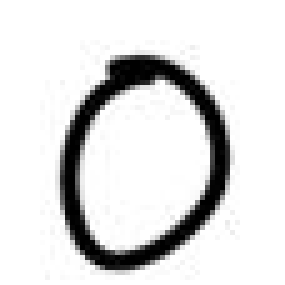
#> input picture sample_handwritten_digits/hwa.JPG, 57 x 57 px (shown 5 times larger)
$ jupyter execute --allow-errors Digit_Classifier_ML_Model.ipynb
#> lines starting #> are read from the running program, lines starting #| are printed output that depends on the picture
#
## <center>**AWS re/Start Cloud Computing with AI Bootcamp**</center>

### <center> **WAES Mini Project - Handwritten Digit Classifier** </center>

<center>by</center>

#### <center>**Kweku Esuon Acquaye**</center>

### **Table of Contents**

* Section 1: Introduction
  * Section 1.1: Project Scope
  * Section 1.2: Data Sourcing and Gathering - Used Dataset(s)
* Section 2: Preliminary Data Exploration
  * Section 2.1: The Dataset
  * Section 2.2: Matrix Rendering / Representation for Machine Learning (ML)
* Section 3: Load Data and Preprocess
  * Section 3.1: Implementation
  * Section 3.2: Preprocess Data
* Section 4: ML / NN Engineering
    * Section 4.1: Create / Build Neural Network (NN) Model
    * Section 4.2: Optimising Hyperparameters
* Section 5: Model Training and Testing
  * Section 5.1: Model Training
  * Section 5.2: Model Testing and Evaluation
* Section 6: Visualisation of Training Progress and Test Set Evaluation
  * Section 6.1: Plots of Training Accuracy and Training Loss
  * Section 6.2: Visualisation of Model Evaluation
* Section 7: Take Input from User and Classify
  * Section 7.1: On Local Device
  * Section 7.2: On Google Colab
* Section 8: Conclusion<br>
<br>
- - - - - - - - - - - - - - - - - - - - - - - - - - - - - - - - - - - - - - - - - - - - - - - - - - - - - - - - - - - - - - - - - - - - - - - - -
<br>

#### **Declaration:**
Some of the code used in this mini-project has been adapted and customised from https://docs.python.org/, https://pandas.pydata.org/docs, https://scikit-learn.org/stable/auto_examples/, https://matplotlib.org/stable/, https://stackoverflow.com/questions/, https://geeksforgeeks.org/, https://kaggle.com/, https://numpy.org/doc/stable/user/, https://github.com/, https://langdev.stackexchange.com/, and from popular Foundation Models.<br>

## **Section 1: Introduction**<br>

This notebook presents a mini-project developed during _AWS re/Start Cloud Computing with AI Bootcamp_ on an individual basis. Other projects developed in group collaboration demonstrating teamwork are presented in other repositories.<br>
<br>
### **Section 1.1: Project Scope**<br>
**Title:** Handwritten Digit Classifier<br>
<br>

**Problem Statement:**<br>
Create a machine learning model that can recognise handwritten digits (0–9) using the MNIST dataset.<br>

Your program should load the dataset, preprocess the images, train a classification model, and evaluate its accuracy.<br>

The application must allow the user to input a digit (either drawn or uploaded as an image) and display the model’s predicted number.
<br>
**-- End of Problem Statement --**

<br>
In summary, this is a multi-class classification problem with 10 output classes, one for each digit, that lends itself well to solving by an artificial neural network.<br>

<br>

### **Section 1.2: Data Sourcing and Gathering - Used Dataset(s)**<br>
The entire dataset was obtained directly from the handwritten digit dataset from MNIST (Modified National Institute of Standards and Technology) database. No other sourcing, gathering, curating, merging, etc was done by this analyst.<br>

<br>

## **Section 2: Preliminary Data Exploration**<br>

### **Section 2.1: The Dataset**

The original dataset consists of 70,000 handwritten digits (0–9) with each example represented as an image of 28 x 28 greyscale pixels. For effective model performance, I utilise scripting to shuffle and split this into:
* a training set of 60,000 images.
* a test set of 10,000 images.

### **Section 2.2: Matrix Encoding / Representation for Machine Learning (ML) and Neural Networks (NN)**

* Each original image is a 28 x 28 pixel map, and each pixel is encoded as an 8-bit integer between 0 and 255. In standard digital image processing of greyscale, 0 represents black and 255 represents white, with various gradients of grey between 0 and 255. In the MNIST dataset however, this convention is inverted, i.e. 0 represents white and 255 represents black, with corresponding gradient of grey between them. This inversion is because the original handwritten digits were written with dark ink on light paper, and in many ML and NN frameworks, it is more intuitive to treat the "empty" background as zero and the "active" pen strokes as high-intensity signals. Sometimes some visualisation software like _matpoltlib_ maps the raw MNIST data encoding (where ink is 255) back to the standard digital display scale (where 255 is light).
* To enable ML operations, greyscale images are typically represented as 2-D arrays (matrices), while colour images are represented as 3-D arrays (tensors) where the extra dimension accounts for the three colour channels (RGB). For the sake of consistency, modern ML frameworks represent greyscale as 3-D tensors where the colour dimension is 1, with shape example: [1, 28, 28], whereas the colour dimesion of colour images is 3, shape example: [3, 28, 28].
* Because the model built in this task is not a Convolutional Neural Network (CNN), matrix representation remains only at the pixel map level, i.e. no 2-D matrices or 3-D tensors are fed into the NN model itself. Instead, the _normalised_ pixel map representation is _flattened_ and fed into the model as a 1-D _vector_.

The following visualisation shows the digit `1` and it's _normalised_ matrix representation in a 14 x 14 pixel map:<br>

## **Section 3: Load Data and Preprocess**<br>

### **Section 3.1: Implementation**<br>
For the purpose of portability, a Scikit-Learn ML model is implemented here rather than the TensorFlow and Keras model (downloaded and modified earlier in July 2022) to facilitate easier compatibility with local device Jupyter execution environments.<br>

### **Section 3.2: Preprocess Data**<br>

[cell 1]
# Import libraries
import os
import numpy as np
import pandas as pd
from matplotlib import pyplot as plt
from sklearn.neural_network import MLPClassifier
from sklearn.datasets import fetch_openml
from sklearn.model_selection import train_test_split
from sklearn.metrics import accuracy_score, classification_report

# Adjust output granularity
pd.options.display.max_rows = 10
pd.options.display.float_format = "{:.1f}".format

# Improve formatting of NumPy arrays
np.set_printoptions(linewidth = 200)

# Output to indicate successful execution of cell script
print("Modules imported.")

[cell 2]
# Begin sclearn implementation
from sklearn.datasets import fetch_openml
from sklearn.model_selection import train_test_split

# Load MNIST dataset
print('Loading MNIST dataset ... please be patient, this might take a bit ... \n')
#> (the rest of this cell did not finish here and is left out)

## **Section 4: ML / NN Engineering**

### **Section 4.1: Create / Build NN Model**

Here an _sklearn.neural_network.MLPClassifier_ is used to build a NN for the task. It is a multi-layer perceptron (MLP) algorithm, a type of supervised feedforward artificial neural network model.
* The _MLPClassifier_ trains using backpropagation, i.e. iteratively computes partial derivatives of the loss function to update the model parameters.
* It utilises non-linear activation functions on fully connected nodes (neurons, perceptrons) of hidden layers.
* Limitation - not ideal for large-scale applications but rather for small-to-medium-sized datasets.
* Supports algorithms like SGD (Stochastic Gradient Descent) and L-BFGS (Limited-memory Broyden–Fletcher–Goldfarb–Shanno) to optimise the loss function. Here _Adam_ is utilised for reasons explained later below.
* Although not necessary, I define and use the equivalent of a _callback function_ to terminate training once a predetermined training accuracy level is reached. The advantage of this is that it prevents overfitting, and reduces the final model size. It also provides real-time monitoring and logging by tracking metrics.

[cell 3]
# Define callback function
# [29 lines left out: function train_with_stopping_criteria, not called in this run]

# Output to indicate successful execution of cell script
print("The equivalent of a callback function is created.")

### **Section 4.2: Optimising Hyperparameters**<br>

By relying on informed basic skills, extensive experimentation was performed to obtain the best / optimum model performance / parameters (i.e. weights and bias) by tuning the following hyperparameters through trial and error:<br>

* **Batch Size:** The number of training samples processed before the model updates its internal weights. Smaller batches result in unstable 'zigzag' path to convergence, while larger batches can be smoother but computationally taxing and only recommended in high performance systems. The original batch size of 4,000 was eventually used.
* **Learning Rate (lr):** dictates the speed with which the model updates its weights. High lr updates and learns quickly but might miss the best solution, while low lr might take forever and may not even converge, or converge on local minima rather than global minima, or may get stuck in saddle points (flat plateaus). An lr of 0.003 proved to the best for this model.
* **Epochs:** The number of times the entire training dataset is passed through the neural network. More epochs allow more learning but increase the risk of overfitting. For small to medium sized datasets, 30 to 50 epochs is often adequate. Although 50 epochs was specified, I also implemented a callback function to stop training when an accuracy of 99.5% was attained regardless of epoch number.
* **Loss Function:** Determines the magnitude of the error between a model's prediction and the actual value. It basically tells the model how good or bad its prediction was. Examples include Mean Squared Error (MSE), Mean Absolute Error (MAE),  Binary Cross-Entropy (BCE), and Categorical Cross-Entropy (CCE). The loss function utilised in this model is _cross-entropy loss_ because, in addition to being a standard choice for multi-class classification problems whose output is a probability value between 0 and 1, sklearn's _MLPClassifier_ defaults to using cross-entropy when the solver (i.e. optimiser) is set to 'Adam'.
* **Optimiser:** Mathematical functions that minimise prediction errors by adjusting the learning process based on loss function gradients. Choosing the right optimiser depends on the particular problem being solved, the model architecture, other considerations, and some informed experimentation. The right optimiser can also add "velocity" or "momentum" to overide problems presented by low learning rates. Examples of optimisers include SGD (stochastic gradient descent), RMSprop, and Adagrad. Adam (Adaptive Moment Estimation), and Nadam (Nesterov-accelerated Adaptive Moment Estimation) partucularly incorporate a "momentum" term to carry over velocity in the direction of the gradient. In this instance, Adam optimiser is used because it is generally computationally efficient and requires little memory, combining the advantages of two other extensions of SGD: AdaGrad and RMSProp.
* **Activation Function:** Most activation functions introduce non-linearity to the model from one layer to the next. It defines how a neuron's weighted input is converted into an output, and maximises important information while diminishing irrelevant features. Examples include Sigmoid/Logistic, ReLU, Tanh, Leaky ReLU, and Softmax. After some experimentation, ReLU activation used in the the original model proved to be best, and is utilised in this model. It is an effective choice for hidden layers in NNs known for avoiding the _Vanishing Gradient Problem_.
* **Layers and Hidden Layers:** In addition to input and output layers, hidden layers determine the depth of NNs and enable learning of more complex patterns. After much experimentation, two hidden layers were obtained to be optimum in this architecture.
* **Nodes/Neurons:** Processing units that are architectured in layers, with their deployed numbers being important. After much experimentation, 256 nodes and 128 nodes in the first and the second hidden layers respectively were obtained to be optimum in this model.<br>

_**Note:**_<br>
1. **Model hyperparameters:** Human developer-controlled input settings that guide the learning process. Examples are as above. Model hyperparameters are input before training the model.
2. **Model parameters:** Model algorithm-controlled properties representing anything that the model 'learns' from the data during the training process, and uses to make predictions or decisions. The commonest examples are weights and biases. In addition to these, different machine learning models yield different parameters, e.g. centroids in K-means clustering, and decision boundaries (hyperplanes) in SVMs (Support Vector Machines). Model parameters are obtained after model training.

[cell 4]
# Create NN model of modular functions and experiment with hyperparameters for best performance
def create_model(my_learning_rate):
    """Create and configure an MLPClassifier as a neural network (NN)"""
    # hidden_layer_sizes=(256, 128) matches the original units=256 and units=128
    # max_iter=50 matches the original epochs
    model = MLPClassifier(
        hidden_layer_sizes=(256, 128),
        activation='relu',
        solver='adam',
        learning_rate_init=my_learning_rate,
        max_iter=50,
        batch_size=4000,
        random_state=42,
        verbose=True
    )
    return model

# Output to indicate successful execution of cell script
print("Model created.")

[cell 5]
# Define model training
# [25 lines left out: function train_model, not called in this run]

# Output to indicate successful execution of cell script
print("Model training defined.")

## **Section 5: Model Training and Testing**

In this section, the model is trained to >= 99.5% accuracy and then tested to determine performance on not-yet-seen images.

### **Section 5.1: Model Training**

[cell 6]
# Train NN model

# Initialize MLP model with specified learning rate
learning_rate = 0.003
my_sklearn_model = create_model(learning_rate)

# Train model with callback at 99.5% accuracy
#> (the rest of this cell did not finish here and is left out)

#> (a cell that did not finish here is left out)

### **Section 5.2: Model Testing and Evaluation (with Test Set)**

#> (a cell that did not finish here is left out)

The displayed _Test Accuracy_ above, together with the other metrics shown, is the actual measure of this model's _performance_, since this is for data not seen during training.

## **Section 6: Visualisation of Training Progress and Test Set Evaluation**<br>

### **Section 6.1: Plots of Training Accuracy and Training Loss**

[cell 9]
# Visualise training progress

# Create a single figure and axis
fig, ax1 = plt.subplots(figsize=(8, 4))

# Plot Training Loss on the primary y-axis
ax1.set_xlabel('Epochs')
ax1.set_ylabel('Loss', color='red')
#> (the rest of this cell did not finish here and is left out)

### **Section 6.2: Visualisation of Model Evaluation**

[cell 10]
# Visualise test set evaluation
import seaborn as sns
from sklearn.metrics import confusion_matrix

# Generate confusion matrix
#> (the rest of this cell did not finish here and is left out)

## **Section 7: Take Input from User and Classify**
The code in this section enables users to load handwritten digit images that are then automatically run through the model for classification.

### **Section 7.1: On Local Device**
If you  are running this notebook on Google Colab, then please comment out this sub-section (select all, then Ctrl + / ) and go to Section 7.2.

This sub-section utilises _tkinter_ to open a local file dialog for selecting images, making this notebook more portable for local Jupyter environments.<br>

Please note that _tkinter_ requires an enabled local display to open the dialog window.

[cell 11]
# Import dependencies
import PIL
import tkinter as tk
from PIL import Image
from tkinter import filedialog

def classify_local_images(model):
    """Setup a hidden tkinter root window for the file dialog"""
    root = tk.Tk()
    root.withdraw()
    # Ensure the dialog appears on top
    root.call('wm', 'attributes', '.', '-topmost', True)

    file_paths = filedialog.askopenfilenames(title="Select hand-drawn digit images",
                                            filetypes=[("Image files", "*.png *.jpg *.jpeg *.bmp")])
#> the answer given: sample_handwritten_digits/hwa.JPG

    if not file_paths:
        print("No files selected.")
        return

    for path in file_paths:
        img = Image.open(path).convert('L')
        img = img.resize((28, 28))
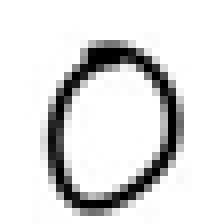
#> img: PIL image 28x28 L (shown 8 times larger); min 0, max 255, mean 221.8
        img_array = np.array(img)

        if img_array[0,0] > 127:
            img_array = 255 - img_array
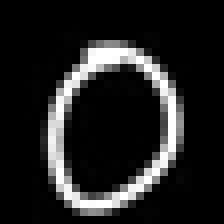
#> img_array: shape (28, 28) (shown 8 times larger); min 0, max 255, mean 33.2

        img_array = img_array / 255.0
        # Flatten the image to 1D (1, 784) for Scikit-Learn
        img_input = img_array.reshape(1, -1)

        # Scikit-Learn returns the class directly
        predicted_digit = model.predict(img_input)[0]

        plt.figure(figsize=(2,2))
        plt.imshow(img_array, cmap='gray')
        plt.title(f"Predicted: {predicted_digit}")
        plt.axis('off')
        plt.show()

    root.destroy()

# Run locally
#> (the rest of this cell did not finish here and is left out)

$ run again, on sample_handwritten_digits/hwd.JPG
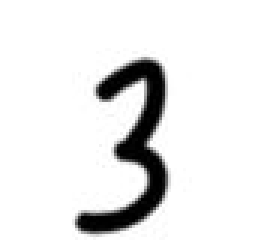
#> input picture sample_handwritten_digits/hwd.JPG, 85 x 84 px (shown 3 times larger)
#> in classify_local_images, `img = img.resize((28, 28))`:
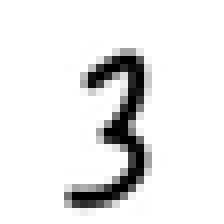
#> img: PIL image 28x28 L (shown 8 times larger); min 0, max 255, mean 232.1
#> in classify_local_images, `img_array = 255 - img_array`:
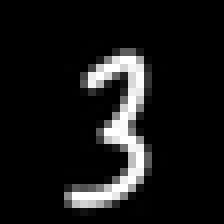
#> img_array: shape (28, 28) (shown 8 times larger); min 0, max 255, mean 22.9

$ run again, on sample_handwritten_digits/hwe.JPG
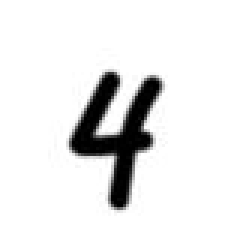
#> input picture sample_handwritten_digits/hwe.JPG, 81 x 81 px (shown 3 times larger)
#> in classify_local_images, `img = img.resize((28, 28))`:
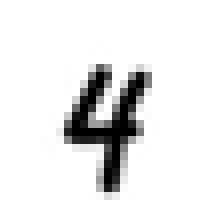
#> img: PIL image 28x28 L (shown 8 times larger); min 0, max 255, mean 233
#> in classify_local_images, `img_array = 255 - img_array`:
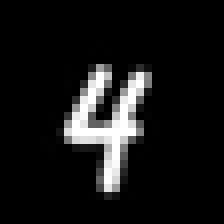
#> img_array: shape (28, 28) (shown 8 times larger); min 0, max 255, mean 22

$ run again, on sample_handwritten_digits/hwf.JPG
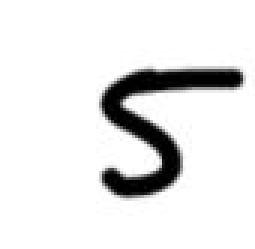
#> input picture sample_handwritten_digits/hwf.JPG, 85 x 83 px (shown 3 times larger)
#> in classify_local_images, `img = img.resize((28, 28))`:
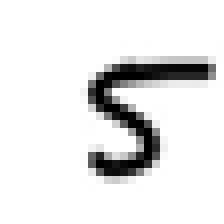
#> img: PIL image 28x28 L (shown 8 times larger); min 0, max 255, mean 230.5
#> in classify_local_images, `img_array = 255 - img_array`:
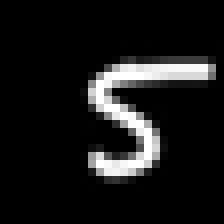
#> img_array: shape (28, 28) (shown 8 times larger); min 0, max 255, mean 24.5
